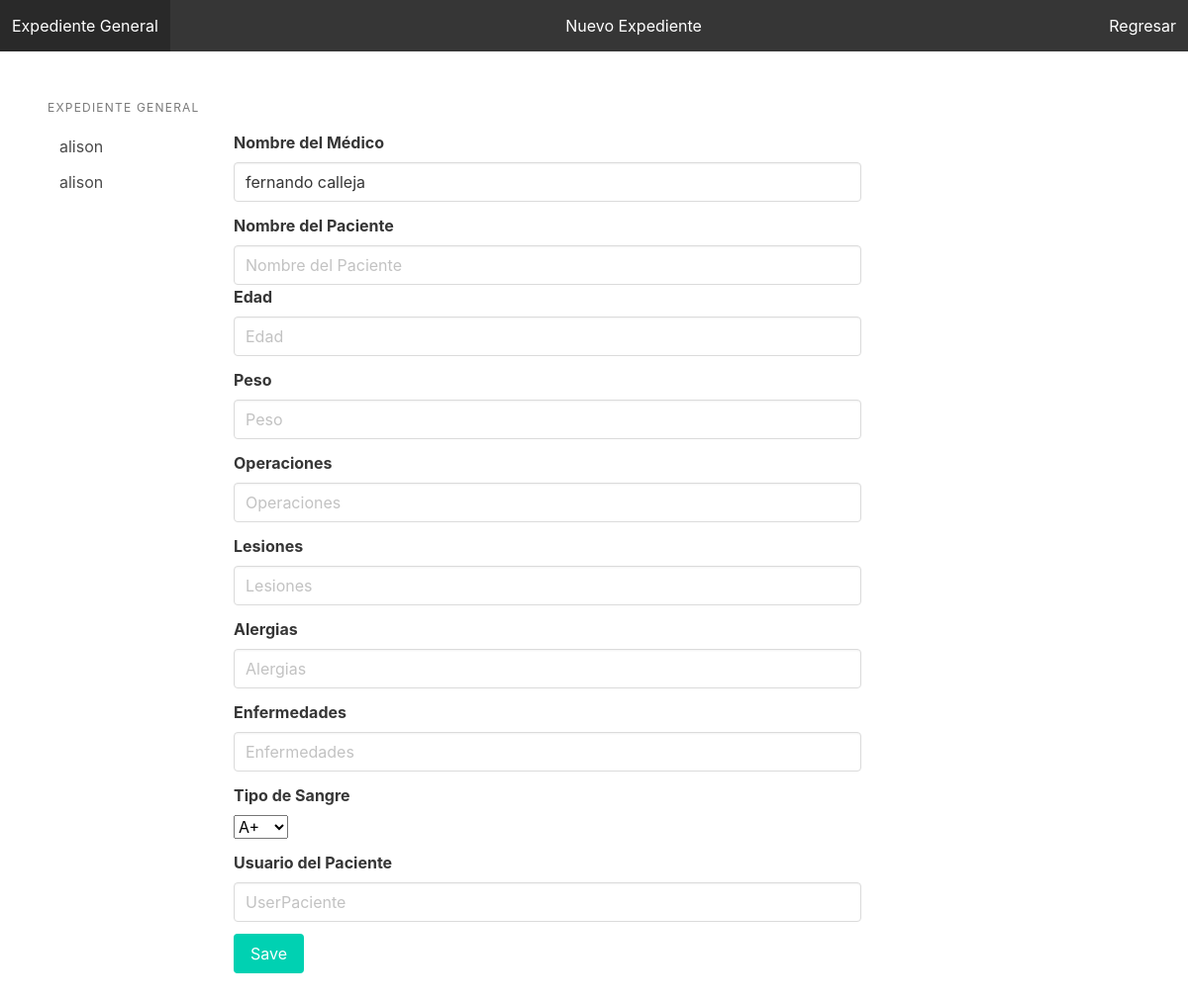
Before: /expedienteg/ (signed in) with the older database file.
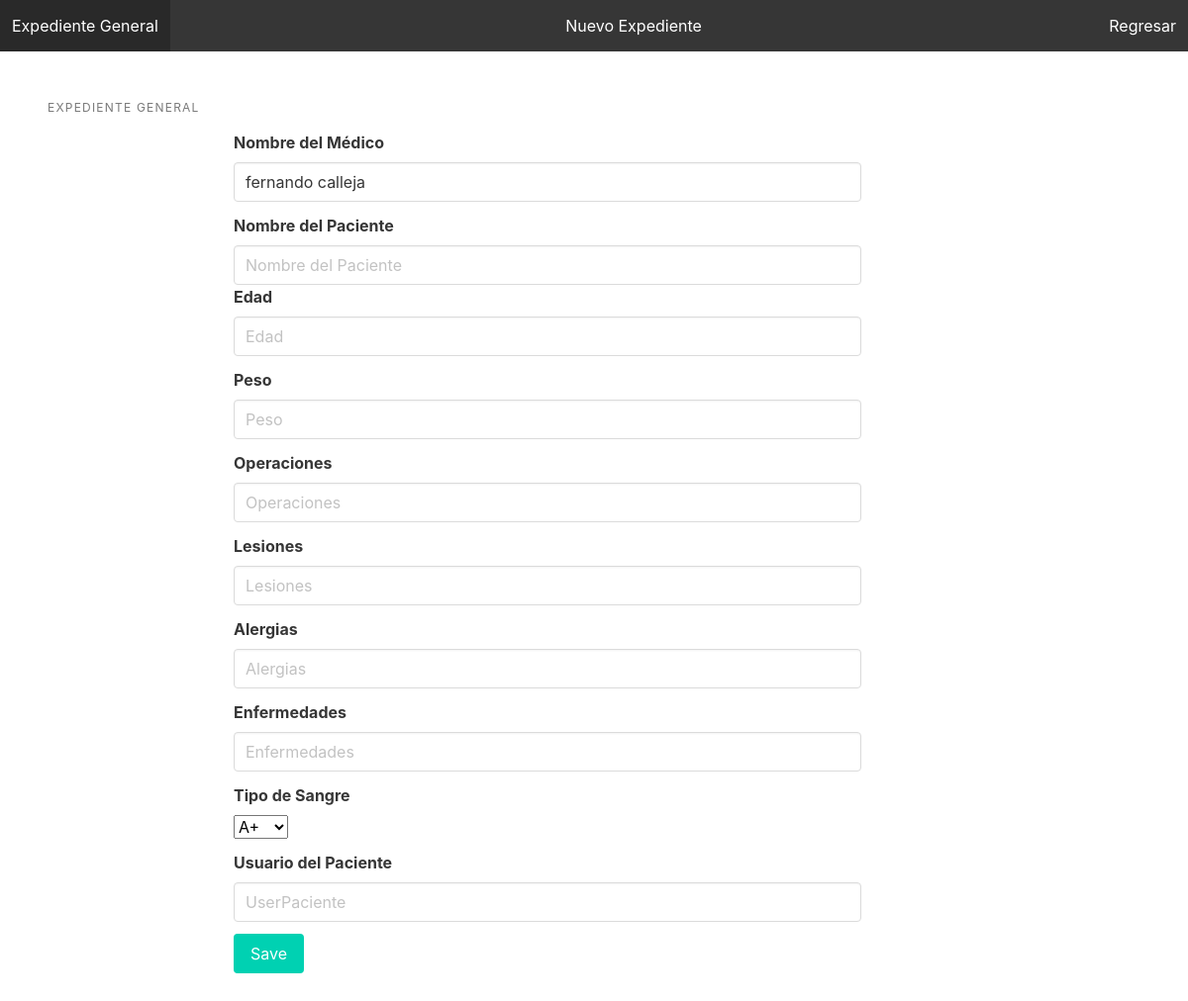
After: the same page with the newer database file.
### account/models.py (models this page shows, shortened)
class ExpedienteG(models.Model):
    idEg = models.AutoField(primary_key=True)
    nombreG = models.CharField(max_length=255, verbose_name='Nombre del paciente')
    edadG = models.CharField(max_length=255, verbose_name='Edad del paciente')
    peso = models.CharField(max_length=20, verbose_name='Talla')
    operaciones = models.CharField(max_length=255, verbose_name='Operaciones')
    lesiones=models.CharField(max_length=255, verbose_name='Lesiones')
    alergias=models.CharField(max_length=255, verbose_name='Alergias')
    enfermedades=models.CharField(max_length=255, verbose_name='Enfermedades')
    tipoSangre=models.CharField(max_length=255, verbose_name='Tipo de Sangre')
    fecha=models.DateTimeField(auto_now_add=True)
    fecha_actG=models.DateTimeField(auto_now=True)
    idPg = models.ForeignKey(User, blank=True, on_delete=models.CASCADE, verbose_name='Usuario paciente', related_name='paciente')
    idDg = models.ForeignKey(User, blank=True, on_delete=models.CASCADE, verbose_name='Usuario doctor', related_name='doctor')
    class Meta:
        ordering=('nombreG',)

### account/views.py (the view, shortened to what this page needs)
# urls.py: path('expedienteg/', views.editorg, name="expedienteg"),
def editorg(request):
    expgid = 0
    try:
        expgid = int(request.GET.get('expgid'))
    except:
        pass
    expedienteg = ExpedienteG.objects.filter(idEg = expgid)
    idDg = User.objects.get(id = request.user.id)
    print(idDg)
    expedientesg = ExpedienteG.objects.filter(idDg_id = idDg)
    if expgid > 0:
        expedienteg = ExpedienteG.objects.get(pk=expgid)
    else:
        expedienteg = ''
    context = {
        'expgid': expgid,
        'expedientesg' : expedientesg,
        'expedienteg' : expedienteg,
    }
    return render(request, 'account/expedienteg.html', context)

### MedicDataProject/account/templates/account/expedienteg.html (shortened to what the changed rows need)
{% load static %}
<!DOCTYPE html>
<html>
    <head>
       <link rel="stylesheet" href="https://cdn.jsdelivr.net/npm/bulma@0.9.0/css/bulma.min.css">
    </head>
    <body>
        <section class="section">
            <div class="columns">
                <div class="column is-2">
                    <aside class="menu">
                        <ul class="menu-list">
                            {% for expg in expedientesg %}
                                <li>
                                    <a href="{% url 'expedienteg' %}?expgid={{ expg.idEg }}">{{ expg.nombreG }}</a>
                                </li>
                            {% endfor %}
                        </ul>
                    </aside>
                </div>
            </div>
        </section>
    </body>
</html>

Changed rows visible on the page:
removed ExpedienteG: nombreG "alison"
removed ExpedienteG: nombreG "alison"
